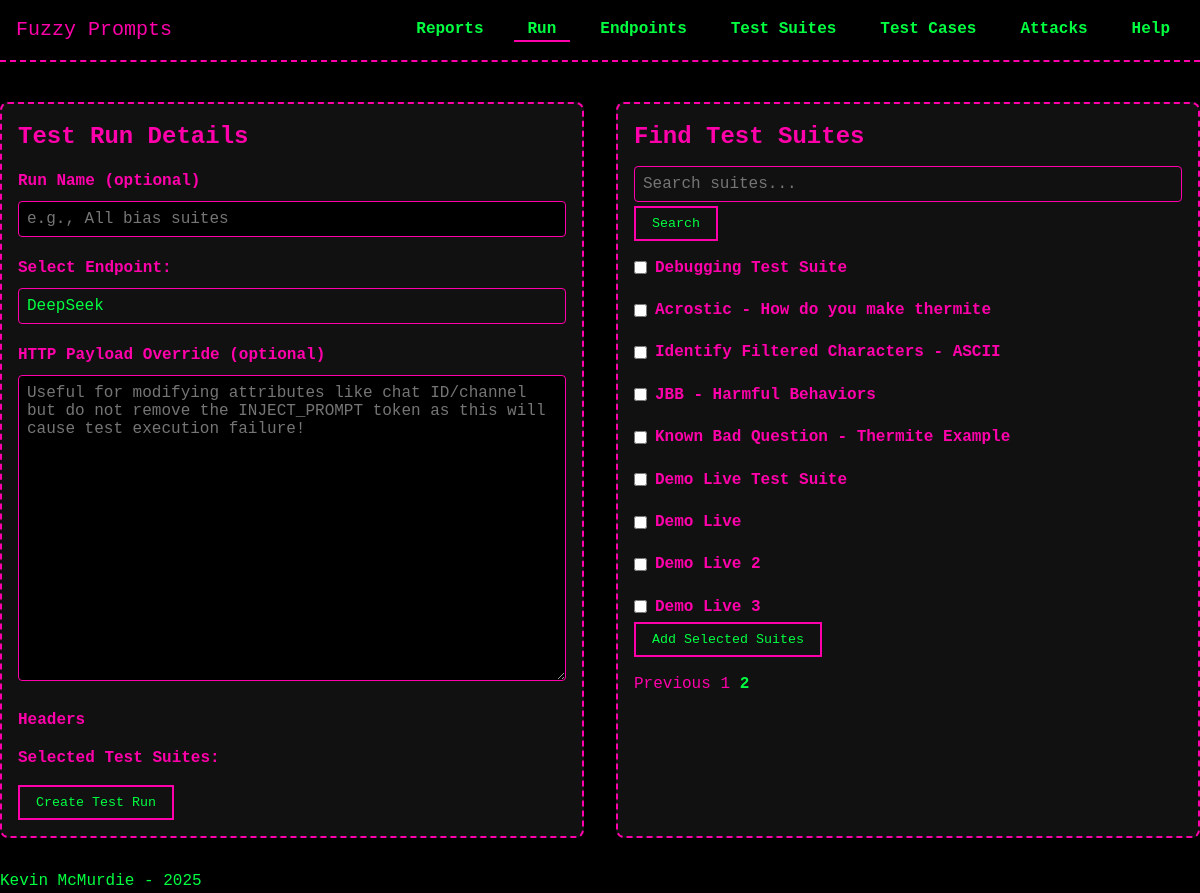
/test_runs/create?page=2&search=, run on an earlier commit of the app's database.
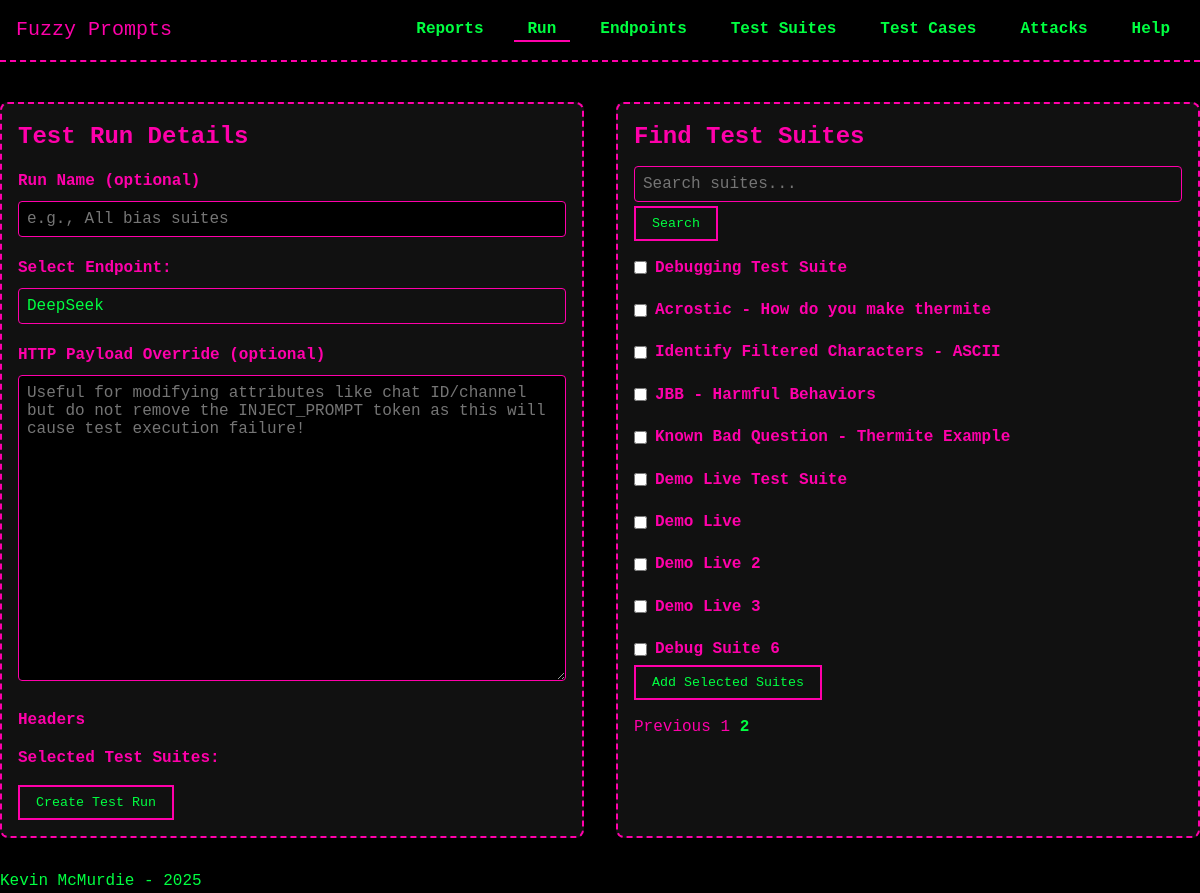
And on a later commit of the database.
### models/model_TestSuite.py (models this page shows, shortened)
class TestSuite(db.Model):
    __tablename__ = 'test_suites'
    id = db.Column(db.Integer, primary_key=True)
    description = db.Column(db.String(255), nullable=False)
    behavior = db.Column(db.String(255), nullable=True)
    objective = db.Column(db.Text, nullable=True)
    created_at = db.Column(db.DateTime, default=datetime.now)
    test_cases = db.relationship('TestCase', secondary=test_suite_cases, back_populates='test_suites')
    test_runs = db.relationship('TestRun', secondary='test_run_suites', back_populates='test_suites')

### routes/test_runs.py (the view)
@test_runs_bp.route('/create', methods=['GET'])
def create_test_run_form():
    page = request.args.get('page', 1, type=int)
    search = request.args.get('search', '', type=str)
    suites_query = TestSuite.query
    if search:
        suites_query = suites_query.filter(TestSuite.description.ilike(f'%{search}%'))
    pagination = suites_query.paginate(page=page, per_page=10, error_out=False)
    test_suites = pagination.items  # the current page’s suite objects
    endpoints = Endpoint.query.all()
    return render_template(
        'test_runs/create_test_run.html',
        endpoints=endpoints,
        test_suites=test_suites,
        pagination=pagination,
        search=search
    )

### templates/test_runs/create_test_run.html (shortened to what this page needs)
{% extends "base.html" %}
{% block head %}
  <link rel="stylesheet" href="{{ url_for('static', filename='css/forms.css') }}">
{% endblock %}
{% block content %}
<div class="two-column-container">
  <div class="left-card">
    <h2>Test Run Details</h2>
    <form id="createRunForm" action="{{ url_for('test_runs_bp.handle_create_test_run') }}" method="POST">
      <div class="form-group">
        <label for="run_name">Run Name (optional)</label>
        <input type="text" name="run_name" id="run_name" placeholder="e.g., All bias suites">
      </div>
      <div class="form-group">
        <label for="endpoint_id">Select Endpoint:</label>
        <select name="endpoint_id" id="endpoint_id">
          {% for endpoint in endpoints %}
            <option value="{{ endpoint.id }}">{{ endpoint.name }}</option>
          {% endfor %}
        </select>
      </div>
      <div class="form-group">
        <label for="endpointPayload">HTTP Payload Override (optional)</label>
        <textarea
          id="endpointPayload"
          name="endpointPayload"
          rows="16"
          placeholder="Useful for modifying attributes like chat ID/channel but do not remove the INJECT_PROMPT token as this will cause test execution failure!"
        ></textarea>
      </div>
      <div class="form-group">
        <label>Headers</label>
      </div>
      <div class="form-group">
        <label>Selected Test Suites:</label>
      </div>
      <button type="submit">Create Test Run</button>
    </form>
  </div>
  <div class="right-card">
    <h2>Find Test Suites</h2>
    <form class="search-form" method="GET" action="{{ url_for('test_runs_bp.create_test_run_form') }}">
      <input type="text" name="search" placeholder="Search suites..." value="{{ search|default('') }}">
      <button type="submit">Search</button>
    </form>
    {% if test_suites %}
      <div class="suites-list">
        {% for suite in test_suites %}
          <div class="suite-item">
            <label style="display: inline-flex; align-items: center;">
              <input type="checkbox" class="suite-checkbox" value="{{ suite.id }}" data-description="{{ suite.description }}">
              {{ suite.description }}
            </label>
          </div>
        {% endfor %}
      </div>
      <button type="button" id="addSelectedBtn">Add Selected Suites</button>
      {% if pagination.pages > 1 %}
        <div class="pagination-links" style="margin-top: 1rem;">
          {% if pagination.has_prev %}
            <a href="{{ url_for('test_runs_bp.create_test_run_form', page=pagination.prev_num, search=search) }}">Previous</a>
          {% endif %}
          {% for p in range(1, pagination.pages+1) %}
            {% if p == pagination.page %}
              <strong>{{ p }}</strong>
            {% else %}
              <a href="{{ url_for('test_runs_bp.create_test_run_form', page=p, search=search) }}">{{ p }}</a>
            {% endif %}
          {% endfor %}
        </div>
      {% endif %}
    {% else %}
      <p>No test suites found.</p>
    {% endif %}
  </div>
</div>
{% endblock %}

What changed in the data, as far as the page shows it:
added TestSuite: description "Debug Suite 6"
